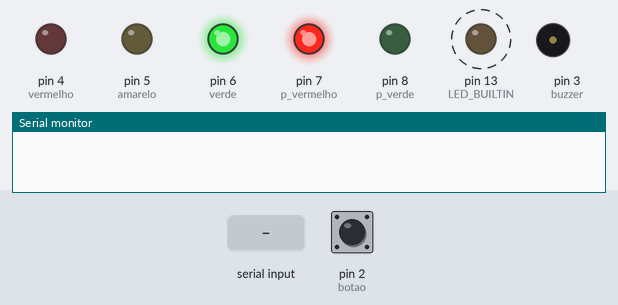
This sketch was run on a simulated Arduino Leonardo, built with avr-gcc and run on an emulated ATmega32U4. Parts: output pins drawn as LEDs (lit = HIGH), buzzer (waves = sounding, pin HIGH), the last lines printed to the serial monitor. Dashed ring = blinking. The test bench sets the inputs (shaded band); at power-on: pin 2 (botao) HIGH.

Above: at 2.7 s.
2.8 s: "+DISC:SUCCESS" received over Serial
At 4.09 s:
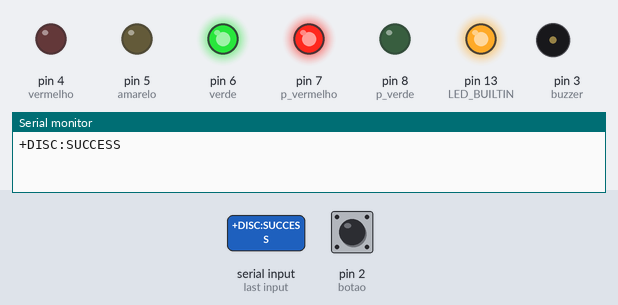
5.8 s: "+DISC:SUCCESS" received over the second serial link
8.8 s: "OK" received over Serial
At 11.4 s:
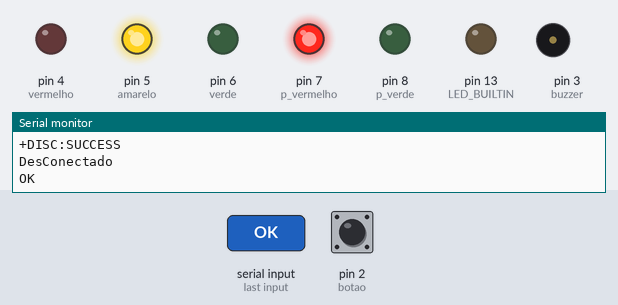
11.8 s: pin 2 (botao) pulled LOW for 3.2 s
At 12.8 s:
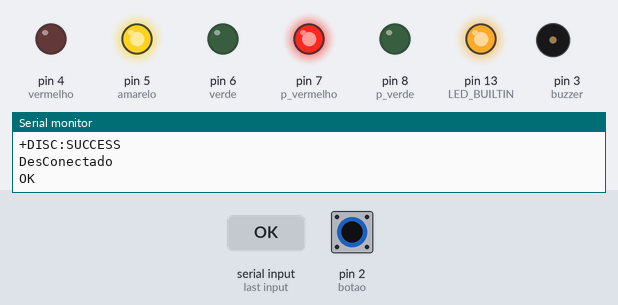
16.5 s: "OK" received over the second serial link
19.5 s: "1" received over Serial
At 22.1 s:
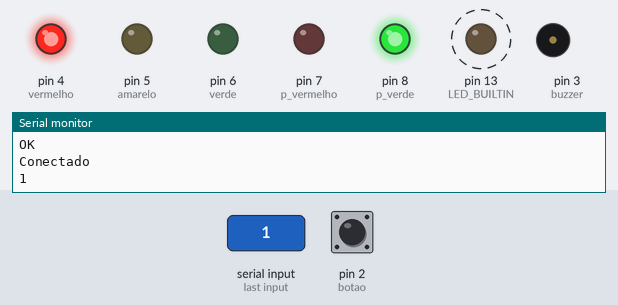
Timing chart, 0 to 32.4 s (numbered marks = the images above; inputs shaded):
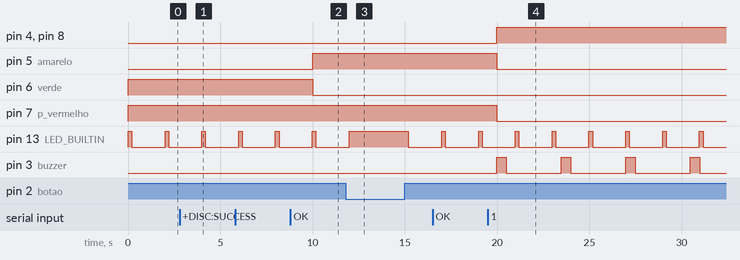

The sketch:

Pi_semaforo_rtos.ino
```cpp
/*
 * Autores: Gervasio Gesse Junior
 *          Iris menezes Barbosa
 * Titulo: Projeto Integrador 6 bimestre Univesp Polo Jandira
 * Data: 23 de Novembro de 2019
 * Resumo: Semáforo com intervalo de tempo variável com
 * sinalização sonora para ficlitar a travessia deficientes
 * visuais e pessoas com mobilidade reduzida.
 */
 #include <Arduino_FreeRTOS.h>
 #include <semphr.h>
 #include "string.h"
 #include <SoftwareSerial.h>

//Define a saida para os leds
const int vermelho = 4;
const int amarelo = 5;
const int verde = 6;
const int p_vermelho = 7;
const int p_verde = 8;
const int botao = 2;
const int buzzer = 3;


//Define os pinos para a serial
SoftwareSerial mySerial(10, 11); // RX, TX

// Define a estrutura do semaforo
SemaphoreHandle_t xSerialSemaphore;

// Define buffer
char bufferPC[64] = {'\0'};
char bufferBT[64] = {'\0'};


// Define o tempo em segundos para os estados do semaforo
int t_vermelho = 10, t_amarelo = 10, t_verde = 10;

// Define as tasks
void TaskBlink( void *pvParameters );
void TaskSemaforoPrincipal( void *pvParameters );
void TaskComSerial( void *pvParameters );
void TaskBluetoothSerial( void *pvParameters );

void setup() {
  // initialize serial communication at 9600 bits per second:
  Serial.begin(9600);
  mySerial.begin(9600);

  while (!Serial) {
    ; // wait for serial port to connect. Needed for native USB, on LEONARDO, MICRO, YUN, and other 32u4 based boards.
  }

    if ( xSerialSemaphore == NULL )  // Verifica se o semaforo existe e se não existir cria
  {
    xSerialSemaphore = xSemaphoreCreateMutex();  // Cria um semaforo mutex
    if ( ( xSerialSemaphore ) != NULL )
      xSemaphoreGive( ( xSerialSemaphore ) );  // Libera o semaforo
  }

    if ( xSerialSemaphore != NULL )
  {
    //Cria as tasks de comunicacao
    xTaskCreate(TaskComSerial, "ComSerial", 128, NULL, 2, NULL );
    xTaskCreate(TaskBluetoothSerial, "BluetoothSerial", 128, NULL, 2, NULL );

  }
  else
  {
    Serial.println("**** Erro ao criar semaforo!");
  }

  // Now set up two tasks to run independently.
  xTaskCreate(
    TaskBlink
    ,  (const portCHAR *)"Blink"   // A name just for humans
    ,  128  // This stack size can be checked & adjusted by reading the Stack Highwater
    ,  NULL
    ,  2  // Priority, with 3 (configMAX_PRIORITIES - 1) being the highest, and 0 being the lowest.
    ,  NULL );

  xTaskCreate(
    TaskSemaforoPrincipal
    ,  (const portCHAR *) "SemaforoPrincipal"
    ,  128  // Stack size
    ,  NULL
    ,  2  // Priority
    ,  NULL );

}

void loop() {
  //Em branco. Tudo é feito pelas tasks do SO
}

/*--------------------------------------------------*/
/*---------------------- Tasks ---------------------*/
/*--------------------------------------------------*/

void TaskBlink(void *pvParameters)  // Task blink para teste.
{
  (void) pvParameters;
  // inicializa digital LED_BUILTIN interno no pino 13 como output.
  pinMode(LED_BUILTIN, OUTPUT);
  pinMode(botao, INPUT_PULLUP);

  for (;;) // A Task shall never return or exit.
  {
    if(digitalRead(botao) == 0){
      t_vermelho = 40;
      digitalWrite(LED_BUILTIN, HIGH);
    } else{
    digitalWrite(LED_BUILTIN, HIGH);   // liga o led interno
    vTaskDelay( 200 / portTICK_PERIOD_MS ); // aguarda um segundo
    digitalWrite(LED_BUILTIN, LOW);    // desliga o led interno
    vTaskDelay( 1800 / portTICK_PERIOD_MS ); // aguarda um segundo
    }
  }
}

void TaskComSerial(void *pvParameters)
{
  (void) pvParameters;
  char caractere;
  int i=0;
  for (;;)
  {
    //Trocar portMAX_DELAY por ( TickType_t ) 5 para ticks e deposi desistir
    if ( xSemaphoreTake( xSerialSemaphore,  ( TickType_t ) 5 ) == pdTRUE )
    {

      // Enquanto receber algo pela serial
      while(Serial.available() > 0) {
        // Lê byte da serial PC
        caractere = Serial.read();
//        Serial.print("Recebi: ");
//        Serial.println(caractere);
        // Concatena valores
        bufferPC[i] = caractere;
        i++;
        bufferPC[i]= '\0';
        // Aguarda buffer serial ler próximo caractere
        vTaskDelay(1);
      }
      i=0;
      if(bufferBT[0] != '\0'){
        Serial.println(bufferBT);
        if(strncmp(bufferBT, "+DISC:SUCCESS", 13) == 0){
         Serial.println("DesConectado");
        }
        if(strncmp(bufferBT, "OK", 2) == 0){
         Serial.println("Conectado");
         t_vermelho = 40;
        }
      }
      bufferBT[0] = '\0';
      xSemaphoreGive( xSerialSemaphore );

    }
    vTaskDelay(pdMS_TO_TICKS(1000));
  }
}

void TaskBluetoothSerial(void *pvParameters)
{
  (void) pvParameters;
  char caractere;
  int i=0;
  for (;;)
  {
    //Trocar portMAX_DELAY por ( TickType_t ) 5 para ticks e deposi desistir
    if ( xSemaphoreTake( xSerialSemaphore,  ( TickType_t ) 5 ) == pdTRUE )
    {

      // Enquanto receber algo pela serial
      while(mySerial.available() > 0) {
        // Lê byte da serial
        caractere = mySerial.read();
        Serial.print("Recebi BT: ");
        Serial.println(caractere);
        // Concatena valores
        bufferBT[i] = caractere;
        i++;
        bufferBT[i]= '\0';
        // Aguarda buffer serial ler próximo caractere
        vTaskDelay(1);
      }
      i=0;
      if(bufferPC[0] != '\0'){
        mySerial.println(bufferPC);
        Serial.println(bufferPC);
      }
      bufferPC[0] = '\0';
      xSemaphoreGive( xSerialSemaphore );

    }
    vTaskDelay(pdMS_TO_TICKS(1000));
  }
}


void TaskSemaforoPrincipal(void *pvParameters)  // Task blink para teste.
{
  (void) pvParameters;
  // inicializa os pinos do leds que representam os estados.
  pinMode(verde, OUTPUT);
  pinMode(amarelo, OUTPUT);
  pinMode(vermelho, OUTPUT);
  pinMode(p_vermelho, OUTPUT);
  pinMode(p_verde, OUTPUT);
  pinMode(buzzer, OUTPUT);
  int qtd=0;

  for (;;) // A Task shall never return or exit.
  {

    digitalWrite(vermelho, LOW);
    digitalWrite(verde, HIGH);   // liga o led verde para carro
    digitalWrite(p_vermelho, HIGH); //liga o led vermelho para pedestres
    digitalWrite(p_verde, LOW);
    vTaskDelay( t_verde * 1000 / portTICK_PERIOD_MS ); // Tempo do estado aberto carro
    digitalWrite(verde, LOW);
    digitalWrite(amarelo, HIGH);
    vTaskDelay( t_amarelo * 1000 / portTICK_PERIOD_MS ); // Tempo do estado amarelo carro
    digitalWrite(amarelo, LOW);
    digitalWrite(p_vermelho, LOW);
    digitalWrite(vermelho, HIGH);
    digitalWrite(p_verde, HIGH);
    qtd = (t_vermelho - 5)/2;
    while(qtd > 0){
      digitalWrite(buzzer, HIGH);
      vTaskDelay( 1 * 500 / portTICK_PERIOD_MS );
      digitalWrite(buzzer, LOW);
      vTaskDelay( 2 * 1500 / portTICK_PERIOD_MS );
      qtd = qtd - 1;
    }
    digitalWrite(p_verde, LOW);
    for(int i=0; i < 5; i++){
      digitalWrite(buzzer, HIGH);
      digitalWrite(p_vermelho, HIGH);
      vTaskDelay( 1 * 1000 / portTICK_PERIOD_MS );
      digitalWrite(buzzer, LOW);
      digitalWrite(p_vermelho, LOW);
      vTaskDelay( 1 * 1000 / portTICK_PERIOD_MS );
    }
//    vTaskDelay( t_vermelho * 1000 / portTICK_PERIOD_MS ); // Tempo do estado vermelho carro
    // Desliga flag
    t_vermelho = 10;
  }
}
```

Measured:
- by itself, pin 13 (LED_BUILTIN): alternates HIGH for 0.20 s and LOW for 1.8 s
- by itself, pin 3 (buzzer): alternates HIGH for 0.50 s and LOW for 3.0 s
